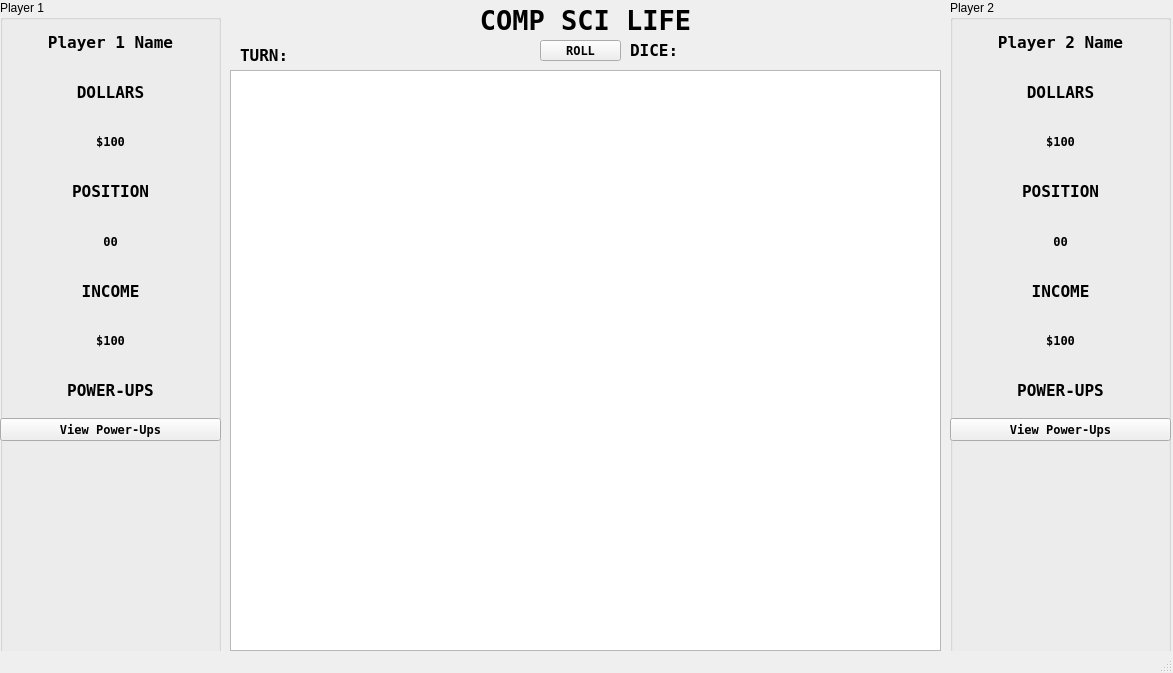
<?xml version="1.0" encoding="UTF-8"?>
<ui version="4.0">
 <class>MainWindow</class>
 <widget class="QMainWindow" name="MainWindow">
  <property name="geometry">
   <rect>
    <x>0</x>
    <y>0</y>
    <width>1173</width>
    <height>673</height>
   </rect>
  </property>
  <property name="windowTitle">
   <string>MainWindow</string>
  </property>
  <widget class="QWidget" name="centralwidget">
   <widget class="QGroupBox" name="p1">
    <property name="geometry">
     <rect>
      <x>0</x>
      <y>0</y>
      <width>221</width>
      <height>671</height>
     </rect>
    </property>
    <property name="title">
     <string>Player 1</string>
    </property>
    <widget class="QWidget" name="verticalLayoutWidget">
     <property name="geometry">
      <rect>
       <x>0</x>
       <y>20</y>
       <width>221</width>
       <height>421</height>
      </rect>
     </property>
     <layout class="QVBoxLayout" name="verticalLayoutp1">
      <item>
       <widget class="QLabel" name="p1Name">
        <property name="font">
         <font>
          <family>Terminal</family>
          <pointsize>12</pointsize>
          <bold>true</bold>
         </font>
        </property>
        <property name="text">
         <string>Player 1 Name</string>
        </property>
        <property name="alignment">
         <set>Qt::AlignmentFlag::AlignCenter</set>
        </property>
       </widget>
      </item>
      <item>
       <widget class="QLabel" name="dollarLabelp1">
        <property name="font">
         <font>
          <family>Terminal</family>
          <pointsize>12</pointsize>
          <bold>true</bold>
         </font>
        </property>
        <property name="text">
         <string>DOLLARS</string>
        </property>
        <property name="alignment">
         <set>Qt::AlignmentFlag::AlignCenter</set>
        </property>
       </widget>
      </item>
      <item>
       <widget class="QLabel" name="p1Money">
        <property name="font">
         <font>
          <family>Terminal</family>
          <pointsize>9</pointsize>
          <bold>true</bold>
         </font>
        </property>
        <property name="text">
         <string>$100</string>
        </property>
        <property name="alignment">
         <set>Qt::AlignmentFlag::AlignCenter</set>
        </property>
       </widget>
      </item>
      <item>
       <widget class="QLabel" name="posLabelp1">
        <property name="font">
         <font>
          <family>Terminal</family>
          <pointsize>12</pointsize>
          <bold>true</bold>
         </font>
        </property>
        <property name="text">
         <string>POSITION</string>
        </property>
        <property name="alignment">
         <set>Qt::AlignmentFlag::AlignCenter</set>
        </property>
       </widget>
      </item>
      <item>
       <widget class="QLabel" name="p1Pos">
        <property name="font">
         <font>
          <family>Terminal</family>
          <pointsize>9</pointsize>
          <bold>true</bold>
         </font>
        </property>
        <property name="text">
         <string>00</string>
        </property>
        <property name="alignment">
         <set>Qt::AlignmentFlag::AlignCenter</set>
        </property>
       </widget>
      </item>
      <item>
       <widget class="QLabel" name="incomeLabelp1">
        <property name="font">
         <font>
          <family>Terminal</family>
          <pointsize>12</pointsize>
          <bold>true</bold>
         </font>
        </property>
        <property name="text">
         <string>INCOME</string>
        </property>
        <property name="alignment">
         <set>Qt::AlignmentFlag::AlignCenter</set>
        </property>
       </widget>
      </item>
      <item>
       <widget class="QLabel" name="p1Income">
        <property name="font">
         <font>
          <family>Terminal</family>
          <pointsize>9</pointsize>
          <bold>true</bold>
         </font>
        </property>
        <property name="text">
         <string>$100</string>
        </property>
        <property name="alignment">
         <set>Qt::AlignmentFlag::AlignCenter</set>
        </property>
       </widget>
      </item>
      <item>
       <widget class="QLabel" name="powerLabelp1">
        <property name="font">
         <font>
          <family>Terminal</family>
          <pointsize>12</pointsize>
          <bold>true</bold>
         </font>
        </property>
        <property name="text">
         <string>POWER-UPS</string>
        </property>
        <property name="alignment">
         <set>Qt::AlignmentFlag::AlignCenter</set>
        </property>
       </widget>
      </item>
      <item>
       <widget class="QPushButton" name="p1ViewPower">
        <property name="font">
         <font>
          <family>Terminal</family>
          <bold>true</bold>
         </font>
        </property>
        <property name="text">
         <string>View Power-Ups</string>
        </property>
       </widget>
      </item>
     </layout>
    </widget>
   </widget>
   <widget class="QWidget" name="gridLayoutWidget">
    <property name="geometry">
     <rect>
      <x>230</x>
      <y>70</y>
      <width>711</width>
      <height>581</height>
     </rect>
    </property>
    <layout class="QGridLayout" name="mainGrid">
     <item row="0" column="0">
      <widget class="QGraphicsView" name="graphicsView"/>
     </item>
    </layout>
   </widget>
   <widget class="QPushButton" name="rollDice">
    <property name="geometry">
     <rect>
      <x>540</x>
      <y>40</y>
      <width>81</width>
      <height>21</height>
     </rect>
    </property>
    <property name="font">
     <font>
      <family>Terminal</family>
      <bold>true</bold>
     </font>
    </property>
    <property name="text">
     <string>ROLL</string>
    </property>
   </widget>
   <widget class="QLabel" name="Turn">
    <property name="geometry">
     <rect>
      <x>240</x>
      <y>40</y>
      <width>151</width>
      <height>31</height>
     </rect>
    </property>
    <property name="font">
     <font>
      <family>Terminal</family>
      <pointsize>12</pointsize>
      <bold>true</bold>
     </font>
    </property>
    <property name="text">
     <string>TURN:</string>
    </property>
    <property name="alignment">
     <set>Qt::AlignmentFlag::AlignLeading|Qt::AlignmentFlag::AlignLeft|Qt::AlignmentFlag::AlignVCenter</set>
    </property>
   </widget>
   <widget class="QLabel" name="Title">
    <property name="geometry">
     <rect>
      <x>220</x>
      <y>10</y>
      <width>731</width>
      <height>21</height>
     </rect>
    </property>
    <property name="font">
     <font>
      <family>Terminal</family>
      <pointsize>20</pointsize>
      <bold>true</bold>
     </font>
    </property>
    <property name="text">
     <string>COMP SCI LIFE</string>
    </property>
    <property name="alignment">
     <set>Qt::AlignmentFlag::AlignCenter</set>
    </property>
   </widget>
   <widget class="QGroupBox" name="p2">
    <property name="geometry">
     <rect>
      <x>950</x>
      <y>0</y>
      <width>221</width>
      <height>671</height>
     </rect>
    </property>
    <property name="title">
     <string>Player 2</string>
    </property>
    <widget class="QWidget" name="verticalLayoutWidget_3">
     <property name="geometry">
      <rect>
       <x>0</x>
       <y>20</y>
       <width>221</width>
       <height>421</height>
      </rect>
     </property>
     <layout class="QVBoxLayout" name="verticalLayoutp2">
      <item>
       <widget class="QLabel" name="p2Name">
        <property name="font">
         <font>
          <family>Terminal</family>
          <pointsize>12</pointsize>
          <bold>true</bold>
         </font>
        </property>
        <property name="text">
         <string>Player 2 Name</string>
        </property>
        <property name="alignment">
         <set>Qt::AlignmentFlag::AlignCenter</set>
        </property>
       </widget>
      </item>
      <item>
       <widget class="QLabel" name="dollarLabelp2">
        <property name="font">
         <font>
          <family>Terminal</family>
          <pointsize>12</pointsize>
          <bold>true</bold>
         </font>
        </property>
        <property name="text">
         <string>DOLLARS</string>
        </property>
        <property name="alignment">
         <set>Qt::AlignmentFlag::AlignCenter</set>
        </property>
       </widget>
      </item>
      <item>
       <widget class="QLabel" name="p2Money">
        <property name="font">
         <font>
          <family>Terminal</family>
          <pointsize>9</pointsize>
          <bold>true</bold>
         </font>
        </property>
        <property name="text">
         <string>$100</string>
        </property>
        <property name="alignment">
         <set>Qt::AlignmentFlag::AlignCenter</set>
        </property>
       </widget>
      </item>
      <item>
       <widget class="QLabel" name="posLabelp2">
        <property name="font">
         <font>
          <family>Terminal</family>
          <pointsize>12</pointsize>
          <bold>true</bold>
         </font>
        </property>
        <property name="text">
         <string>POSITION</string>
        </property>
        <property name="alignment">
         <set>Qt::AlignmentFlag::AlignCenter</set>
        </property>
       </widget>
      </item>
      <item>
       <widget class="QLabel" name="p2Pos">
        <property name="font">
         <font>
          <family>Terminal</family>
          <pointsize>9</pointsize>
          <bold>true</bold>
         </font>
        </property>
        <property name="text">
         <string>00</string>
        </property>
        <property name="alignment">
         <set>Qt::AlignmentFlag::AlignCenter</set>
        </property>
       </widget>
      </item>
      <item>
       <widget class="QLabel" name="incomeLabelp2">
        <property name="font">
         <font>
          <family>Terminal</family>
          <pointsize>12</pointsize>
          <bold>true</bold>
         </font>
        </property>
        <property name="text">
         <string>INCOME</string>
        </property>
        <property name="alignment">
         <set>Qt::AlignmentFlag::AlignCenter</set>
        </property>
       </widget>
      </item>
      <item>
       <widget class="QLabel" name="p2Income">
        <property name="font">
         <font>
          <family>Terminal</family>
          <pointsize>9</pointsize>
          <bold>true</bold>
         </font>
        </property>
        <property name="text">
         <string>$100</string>
        </property>
        <property name="alignment">
         <set>Qt::AlignmentFlag::AlignCenter</set>
        </property>
       </widget>
      </item>
      <item>
       <widget class="QLabel" name="powerLabelp2">
        <property name="font">
         <font>
          <family>Terminal</family>
          <pointsize>12</pointsize>
          <bold>true</bold>
         </font>
        </property>
        <property name="text">
         <string>POWER-UPS</string>
        </property>
        <property name="alignment">
         <set>Qt::AlignmentFlag::AlignCenter</set>
        </property>
       </widget>
      </item>
      <item>
       <widget class="QPushButton" name="p2ViewPower">
        <property name="font">
         <font>
          <family>Terminal</family>
          <bold>true</bold>
         </font>
        </property>
        <property name="text">
         <string>View Power-Ups</string>
        </property>
       </widget>
      </item>
     </layout>
    </widget>
   </widget>
   <widget class="QLabel" name="Dice">
    <property name="geometry">
     <rect>
      <x>630</x>
      <y>30</y>
      <width>151</width>
      <height>41</height>
     </rect>
    </property>
    <property name="font">
     <font>
      <family>Terminal</family>
      <pointsize>12</pointsize>
      <bold>true</bold>
     </font>
    </property>
    <property name="text">
     <string>DICE: </string>
    </property>
    <property name="alignment">
     <set>Qt::AlignmentFlag::AlignLeading|Qt::AlignmentFlag::AlignLeft|Qt::AlignmentFlag::AlignVCenter</set>
    </property>
   </widget>
  </widget>
  <widget class="QStatusBar" name="statusbar"/>
 </widget>
 <resources/>
 <connections/>
</ui>
